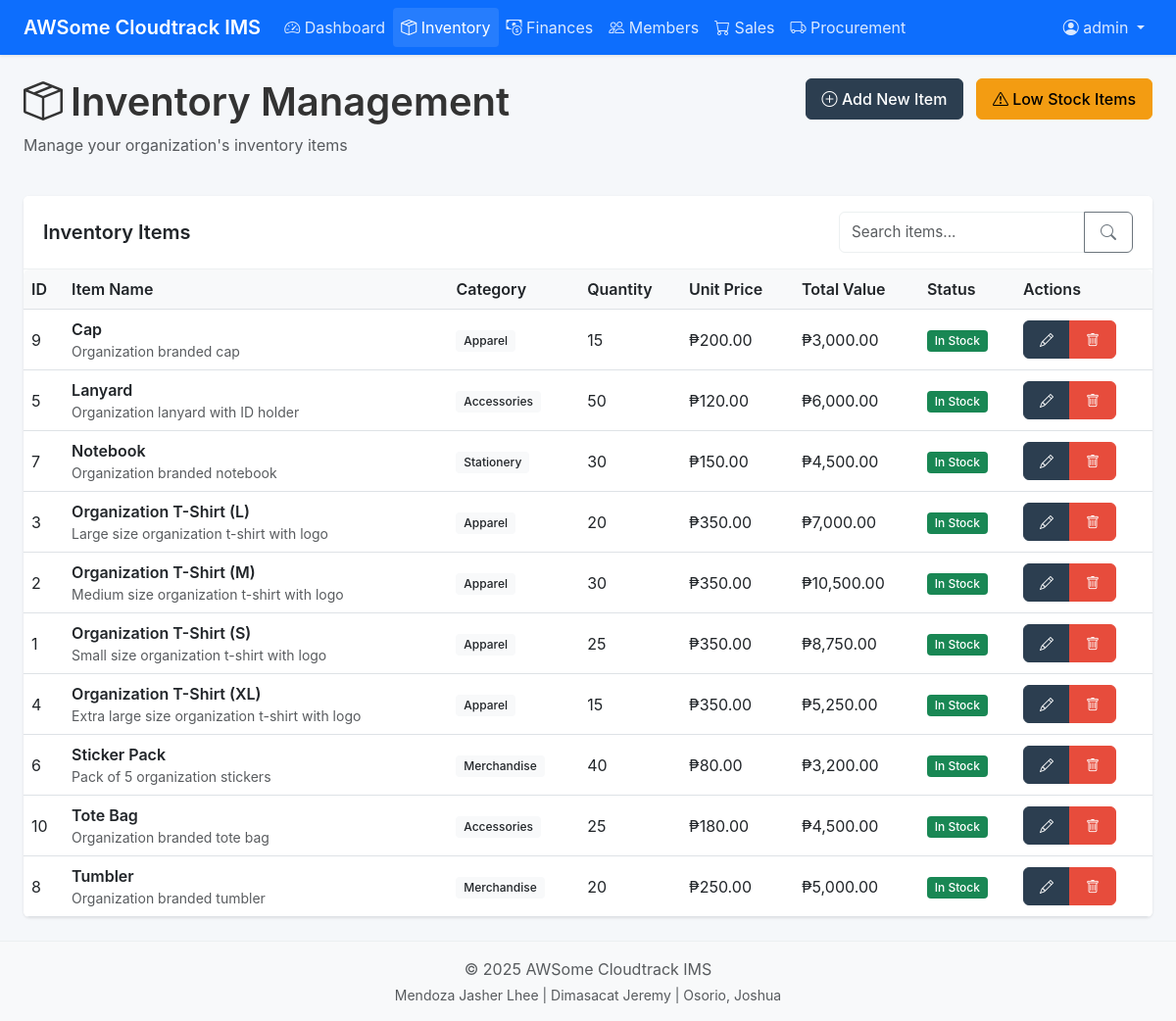
/inventory/index.php (signed in), run on the app's committed database.
### tables this page shows
CREATE TABLE inventory_items (
    id INT AUTO_INCREMENT PRIMARY KEY,
    name VARCHAR(100) NOT NULL,
    category VARCHAR(50) NOT NULL,
    description TEXT,
    quantity INT NOT NULL DEFAULT 0,
    unit_price DECIMAL(10, 2) NOT NULL,
    reorder_level INT NOT NULL DEFAULT 5,
    created_at TIMESTAMP DEFAULT CURRENT_TIMESTAMP,
    updated_at TIMESTAMP DEFAULT CURRENT_TIMESTAMP ON UPDATE CURRENT_TIMESTAMP
);

### includes/functions.php (called while the page is built)
<?php
$base_url = '/awsomecloudtrack';
if (!function_exists('url')) {
    function url($path = '') {
        global $base_url;
        return $base_url . '/' . ltrim($path, '/');
    }
}

### inventory/index.php (the view, shortened to what this page needs)
<?php
include '../includes/db_connect.php';
include '../includes/header.php';
$query = "SELECT * FROM inventory_items ORDER BY name ASC";
$result = $conn->query($query);
?>
<div class="row mb-4">
    <div class="col-md-6">
        <h1><i class="bi bi-box-seam me-2"></i>Inventory Management</h1>
        <p class="text-muted">Manage your organization's inventory items</p>
    </div>
    <div class="col-md-6 text-end">
        <a href="<?php echo url('inventory/add-item.php'); ?>" class="btn btn-primary">
            <i class="bi bi-plus-circle"></i> Add New Item
        </a>
        <a href="<?php echo url('inventory/low-stock.php'); ?>" class="btn btn-warning ms-2">
            <i class="bi bi-exclamation-triangle"></i> Low Stock Items
        </a>
    </div>
</div>
<div class="card">
    <div class="card-header bg-white d-flex justify-content-between align-items-center">
        <h5 class="mb-0">Inventory Items</h5>
        <div class="input-group" style="max-width: 300px;">
            <input type="text" class="form-control" id="searchInventory" placeholder="Search items...">
            <button class="btn btn-outline-secondary" type="button">
                <i class="bi bi-search"></i>
            </button>
        </div>
    </div>
    <div class="card-body p-0">
        <div class="table-responsive">
            <table class="table table-hover align-middle mb-0" id="inventoryTable">
                <thead>
                    <tr>
                        <th>ID</th>
                        <th>Item Name</th>
                        <th>Category</th>
                        <th>Quantity</th>
                        <th>Unit Price</th>
                        <th>Total Value</th>
                        <th>Status</th>
                        <th>Actions</th>
                    </tr>
                </thead>
                <tbody>
                    <?php if ($result && $result->num_rows > 0): ?>
                        <?php while($item = $result->fetch_assoc()): ?>
                            <tr>
                                <td><?php echo $item['id']; ?></td>
                                <td>
                                    <div class="fw-semibold"><?php echo $item['name']; ?></div>
                                    <div class="small text-muted"><?php echo substr($item['description'], 0, 50) . (strlen($item['description']) > 50 ? '...' : ''); ?></div>
                                </td>
                                <td><span class="badge bg-light text-dark"><?php echo $item['category']; ?></span></td>
                                <td><?php echo $item['quantity']; ?></td>
                                <td>₱<?php echo number_format($item['unit_price'], 2); ?></td>
                                <td>₱<?php echo number_format($item['quantity'] * $item['unit_price'], 2); ?></td>
                                <td>
                                    <?php if($item['quantity'] <= 0): ?>
                                        <span class="badge bg-danger">Out of Stock</span>
                                    <?php elseif($item['quantity'] <= $item['reorder_level']): ?>
                                        <span class="badge bg-warning">Low Stock</span>
                                    <?php else: ?>
                                        <span class="badge bg-success">In Stock</span>
                                    <?php endif; ?>
                                </td>
                                <td>
                                    <div class="btn-group" role="group">
                                        <a href="<?php echo url('inventory/edit-item.php?id=' . $item['id']); ?>" class="btn btn-sm btn-primary" title="Edit Item">
                                            <i class="bi bi-pencil"></i>
                                        </a>
                                        <a href="#" class="btn btn-sm btn-danger" data-bs-toggle="modal" data-bs-target="#deleteModal<?php echo $item['id']; ?>" title="Delete Item">
                                            <i class="bi bi-trash"></i>
                                        </a>
                                    </div>
                                </td>
                            </tr>
                        <?php endwhile; ?>
                    <?php endif; ?>
                </tbody>
            </table>
        </div>
    </div>
</div>
<?php include '../includes/footer.php'; ?>

### assets/css/style.css (style rules this page uses)
:root { --primary: #2c3e50; --secondary: #34495e; --success: #27ae60; --danger: #e74c3c; --warning: #f39c12; --info: #3498db; --light: #f8f9fa; --dark: #212529; --gray: #6c757d; --gray-light: #ecf0f1; --body-bg: #f5f7fa; }
body { font-family: -apple-system, BlinkMacSystemFont, "Segoe UI", Roboto, Oxygen, Ubuntu, Cantarell, "Open Sans", "Helvetica Neue", sans-serif; background-color: var(--body-bg); color: #333; line-height: 1.5; }
h1, h2, h3, h4, h5, h6 { font-weight: 600; margin-bottom: 0.5rem; }
.card { border: none; border-radius: 0.375rem; box-shadow: 0 1px 3px rgba(0, 0, 0, 0.1); margin-bottom: 1.5rem; }
.card-header { background-color: #fff; border-bottom: 1px solid var(--gray-light); padding: 1rem 1.25rem; font-weight: 600; }
.card-body { padding: 1.25rem; }
.table { margin-bottom: 0; }
.table th { font-weight: 600; background-color: #f8f9fa; border-top: none; }
.table-responsive { border-radius: 0.375rem; overflow: hidden; }
.badge { font-weight: 500; padding: 0.4em 0.65em; border-radius: 0.25rem; }
.form-control, .form-select { padding: 0.5rem 0.75rem; border-radius: 0.375rem; border: 1px solid var(--gray-light); font-size: 0.95rem; }
.btn { padding: 0.5rem 1rem; border-radius: 0.375rem; font-weight: 500; }
.btn-primary { background-color: var(--primary); border-color: var(--primary); }
.btn-danger { background-color: var(--danger); border-color: var(--danger); }
.btn-warning { background-color: var(--warning); border-color: var(--warning); }

### data on the page
inventory_items: id "9", name "Cap", description "Organization branded cap", category "Apparel", quantity "15", unit_price "200.00", $item['quantity'] * $item['unit_price'] "3,000.00", reorder_level "In Stock"
inventory_items: id "5", name "Lanyard", description "Organization lanyard with ID holder", category "Accessories", quantity "50", unit_price "120.00", $item['quantity'] * $item['unit_price'] "6,000.00", reorder_level "In Stock"
inventory_items: id "7", name "Notebook", description "Organization branded notebook", category "Stationery", quantity "30", unit_price "150.00", $item['quantity'] * $item['unit_price'] "4,500.00", reorder_level "In Stock"
inventory_items: id "3", name "Organization T-Shirt (L)", description "Large size organization t-shirt with logo", category "Apparel", quantity "20", unit_price "350.00", $item['quantity'] * $item['unit_price'] "7,000.00", reorder_level "In Stock"
inventory_items: id "2", name "Organization T-Shirt (M)", description "Medium size organization t-shirt with logo", category "Apparel", quantity "30", unit_price "350.00", $item['quantity'] * $item['unit_price'] "10,500.00", reorder_level "In Stock"
inventory_items: id "1", name "Organization T-Shirt (S)", description "Small size organization t-shirt with logo", category "Apparel", quantity "25", unit_price "350.00", $item['quantity'] * $item['unit_price'] "8,750.00", reorder_level "In Stock"
inventory_items: id "4", name "Organization T-Shirt (XL)", description "Extra large size organization t-shirt with logo", category "Apparel", quantity "15", unit_price "350.00", $item['quantity'] * $item['unit_price'] "5,250.00", reorder_level "In Stock"
inventory_items: id "6", name "Sticker Pack", description "Pack of 5 organization stickers", category "Merchandise", quantity "40", unit_price "80.00", $item['quantity'] * $item['unit_price'] "3,200.00", reorder_level "In Stock"
inventory_items: id "10", name "Tote Bag", description "Organization branded tote bag", category "Accessories", quantity "25", unit_price "180.00", $item['quantity'] * $item['unit_price'] "4,500.00", reorder_level "In Stock"
inventory_items: id "8", name "Tumbler", description "Organization branded tumbler", category "Merchandise", quantity "20", unit_price "250.00", $item['quantity'] * $item['unit_price'] "5,000.00", reorder_level "In Stock"

### other printed values
$_SESSION['username'] "admin"
